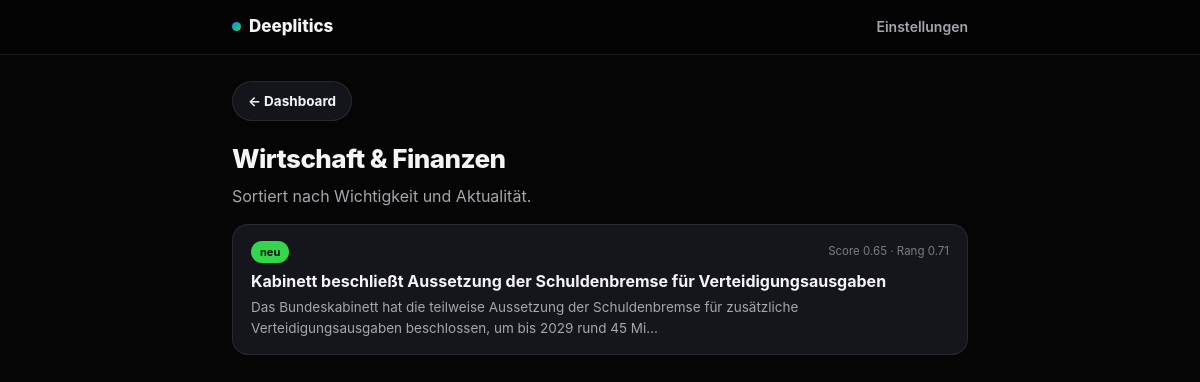
The app's page /topic/wirtschaft with its own data.
### tables this page shows
CREATE TABLE threads (
    id TEXT PRIMARY KEY,
    title TEXT NOT NULL,
    fact_core TEXT NOT NULL DEFAULT '',
    timeline_json TEXT NOT NULL DEFAULT '[]',
    topic TEXT,
    actors_json TEXT NOT NULL DEFAULT '[]',
    article_ids_json TEXT NOT NULL DEFAULT '[]',
    importance_score REAL NOT NULL DEFAULT 0,
    n_independent_sources INTEGER NOT NULL DEFAULT 0,
    has_official_action INTEGER NOT NULL DEFAULT 0,
    people_affected_estimate INTEGER NOT NULL DEFAULT 0
);

### web/server.py (the view)
@app.route("/topic/<topic_key>")
def topic_view(topic_key: str):
    if topic_key not in TOPIC_LABELS:
        abort(404)
    conn = get_conn()
    threads = store.load_threads(conn)
    articles = store.load_articles(conn)
    user = store.load_user(conn, DEFAULT_USER_ID)
    conn.close()
    by_id = {a.id: a for a in articles}
    feed = get_topic_feed(threads, by_id, topic_key, user)
    return render_template(
        "topic.html", topic_label=TOPIC_LABELS[topic_key], topic_key=topic_key, feed=feed,
    )

### pipeline/feeds.py (called while the page is built)
def _recency_score(thread: Thread, articles: list[Article], today: datetime.date) -> float:
    if not articles:
        return 0.0
    dates = [datetime.date.fromisoformat(a.published_at) for a in articles]
    most_recent = max(dates)
    age_days = max((today - most_recent).days, 0)
    return round(pow(0.85, age_days), 4)

def rank_value(thread: Thread, articles: list[Article], today: datetime.date) -> float:
    return round(0.7 * thread.importance_score + 0.3 * _recency_score(thread, articles, today), 4)

def get_topic_feed(
    threads: list[Thread],
    articles_by_id: dict[str, Article],
    topic_key: str,
    user: User,
    today: datetime.date | None = None,
) -> list[TopicFeedItem]:
    today = today or datetime.date.today()
    items = []
    for th in threads:
        if th.topic != topic_key:
            continue
        th_articles = [articles_by_id[aid] for aid in th.article_ids if aid in articles_by_id]
        items.append(TopicFeedItem(
            thread=th,
            is_new=th.id not in user.last_seen_thread_ids,
            rank=rank_value(th, th_articles, today),
        ))
    items.sort(key=lambda it: it.rank, reverse=True)
    return items

### pipeline/store.py (called while the page is built)
def connect(db_path: str | Path) -> sqlite3.Connection:
    conn = sqlite3.connect(str(db_path))
    conn.row_factory = sqlite3.Row
    conn.executescript(SCHEMA)
    return conn

def _row_to_article(row: sqlite3.Row) -> Article:
    return Article(
        id=row["id"], source=row["source"], url=row["url"], title=row["title"],
        text=row["text"], published_at=row["published_at"],
        source_dissenting=bool(row["source_dissenting"]),
        is_opinion=(bool(row["is_opinion"]) if row["is_opinion"] is not None else None),
        thread_id=row["thread_id"],
    )

def _row_to_thread(row: sqlite3.Row) -> Thread:
    return Thread(
        id=row["id"], title=row["title"], fact_core=row["fact_core"],
        timeline=[TimelineEntry(**e) for e in json.loads(row["timeline_json"])],
        topic=row["topic"], actors=json.loads(row["actors_json"]),
        article_ids=json.loads(row["article_ids_json"]),
        importance_score=row["importance_score"],
        n_independent_sources=row["n_independent_sources"],
        has_official_action=bool(row["has_official_action"]),
        people_affected_estimate=row["people_affected_estimate"],
    )

def load_articles(conn: sqlite3.Connection) -> list[Article]:
    return [_row_to_article(r) for r in conn.execute("SELECT * FROM articles")]

### web/templates/topic.html (shortened to what this page needs)
{% extends "base.html" %}
{% block content %}
<a class="pill-btn back-link" href="{{ url_for('dashboard') }}">← Dashboard</a>
<h1>{{ topic_label }}</h1>
<p style="margin-top:0;">Sortiert nach Wichtigkeit und Aktualität.</p>
{% if feed %}
  {% for item in feed %}
    <a class="thread-row" href="{{ url_for('thread_detail', thread_id=item.thread.id) }}">
      <div class="thread-row-top">
        {% if item.is_new %}<span class="new-badge">neu</span>{% endif %}
        <span class="score-note">Score {{ "%.2f"|format(item.thread.importance_score) }} · Rang {{ "%.2f"|format(item.rank) }}</span>
      </div>
      <div class="thread-title">{{ item.thread.title }}</div>
      <p class="thread-fact">{{ item.thread.fact_core[:140] }}{% if item.thread.fact_core|length > 140 %}…{% endif %}</p>
    </a>
  {% endfor %}
{% else %}
  <div class="empty-state">Keine Threads für dieses Thema.</div>
{% endif %}
{% endblock %}

### web/static/style.css (style rules this page uses)
* { box-sizing: border-box; }
html, body { margin: 0; padding: 0; }
:root { --bg: #050506; --bg-elevated: #14151a; --bg-card: #15161b; --bg-card-hover: #1b1c22; --ink: #f5f5f7; --ink-secondary: #a6a6ad; --ink-muted: #7b7b83; --border: rgba(255,255,255,0.09); --accent: #0a84ff; --good: #32d74b; --radius-m: 16px; --radius-l: 22px; --font: -apple-system, BlinkMacSystemFont, "SF Pro Display", "SF Pro Text", "Inter", "Segoe UI", Helvetica, Arial, sans-serif; }
body { background: var(--bg); color: var(--ink); font-family: var(--font); line-height: 1.5; -webkit-font-smoothing: antialiased; }
h1 { font-size: 26px; font-weight: 800; letter-spacing: -0.02em; margin: 0 0 6px; }
p { color: var(--ink-secondary); }
.thread-row { display: block; padding: 16px 18px; border-radius: var(--radius-m); background: var(--bg-card); border: 1px solid var(--border); text-decoration: none; color: var(--ink); margin-bottom: 10px; transition: background .15s, transform .15s; }
.thread-row-top { display: flex; align-items: center; gap: 8px; margin-bottom: 6px; }
.new-badge { font-size: 11px; font-weight: 700; color: #05150a; background: var(--good); padding: 3px 9px; border-radius: 999px; }
.score-note { font-size: 11.5px; color: var(--ink-muted); margin-left: auto; }
.thread-title { font-size: 16px; font-weight: 700; margin: 0 0 4px; }
.thread-fact { font-size: 13.5px; color: var(--ink-secondary); margin: 0; }
.pill-btn { display: inline-flex; align-items: center; gap: 6px; background: var(--bg-elevated); color: var(--ink); border: 1px solid var(--border); padding: 9px 15px; border-radius: 999px; font-size: 13.5px; font-weight: 650; text-decoration: none; cursor: pointer; }
.back-link { display: inline-block; margin-bottom: 18px; }

### records on screen
threads: thread.importance_score "0.65", thread "Kabinett beschließt Aussetzung der Schuldenbremse für Verteidigungsausgaben", thread "Das Bundeskabinett hat die teilweise Aussetzung der Schuldenbremse für zusätzliche Verteidigungsausgaben beschlossen, um bis 2029 rund 45 Mi"

### other values on screen
{{ topic_label }} "Wirtschaft & Finanzen"
{{ "%.2f"|format(item.rank) }} "0.71"
